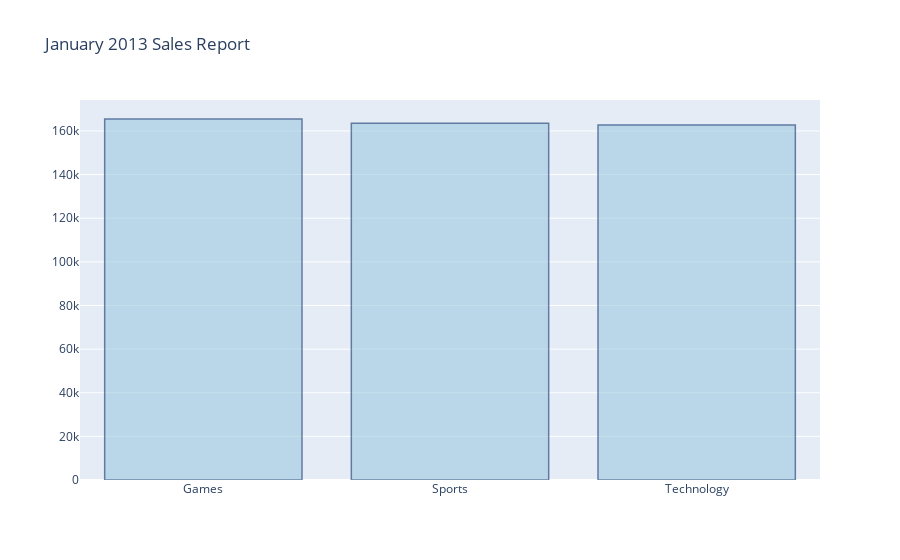

This figure's notebook cell:
### Code cell
top_categories = df.groupby('category')['amount'].agg('sum')
top_categories_sort = top_categories.sort_values(ascending=False)
print(top_categories_sort.head(3))

import plotly.graph_objects as go

# Use the hovertext kw argument for hover text
fig = go.Figure(data=[go.Bar(x=top_categories_sort.head(3).index, y=top_categories_sort.head(3).values,
            hovertext=['27% market share', '24% market share', '19% market share'])])
# Customize aspect
fig.update_traces(marker_color='rgb(158,202,225)', marker_line_color='rgb(8,48,107)',
                  marker_line_width=1.5, opacity=0.6)
fig.update_layout(title_text='January 2013 Sales Report')
fig.show()

### Figure 1 — Plotly figure (JSON) as saved in the notebook; plotly's stock layout.template omitted (floating-point values rounded to 4 significant figures)
{"data": [{"hovertext": ["27% market share", "24% market share", "19% market share"], "marker": {"color": "rgb(158,202,225)", "line": {"color": "rgb(8,48,107)", "width": 1.5}}, "opacity": 0.6, "type": "bar", "x": ["Games", "Sports", "Technology"], "y": [165483, 163528, 162731]}], "layout": {"title": {"text": "January 2013 Sales Report"}}}
